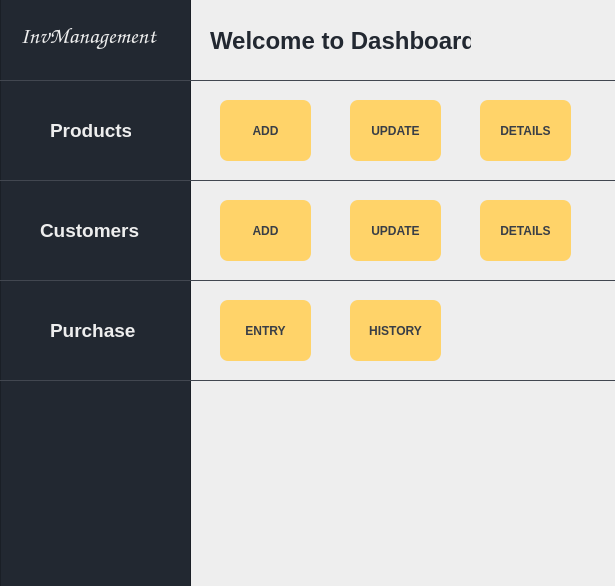
<?xml version="1.0" encoding="UTF-8"?>
<ui version="4.0">
 <class>dashboard</class>
 <widget class="QDialog" name="dashboard">
  <property name="geometry">
   <rect>
    <x>0</x>
    <y>0</y>
    <width>615</width>
    <height>586</height>
   </rect>
  </property>
  <property name="font">
   <font>
    <bold>false</bold>
   </font>
  </property>
  <property name="windowTitle">
   <string>Dialog</string>
  </property>
  <property name="styleSheet">
   <string notr="true">QFrame
{
	background-color: rgb(34, 40, 49);
	
}


QDialog
{
	background-color: rgb(238, 238, 238);
}

QPushButton
{

	color: rgb(57, 62, 70);
	font-weight: bold;
	border-radius: 8px;
	background-color: rgb(255, 211, 105);
	font: 700 11pt &quot;DejaVu Sans Mono&quot;;
}


QLabel
{
	
	color: rgb(238, 238, 238);
	
}


Line
{
	color: rgb(57, 62, 70);

}</string>
  </property>
  <widget class="QFrame" name="frame">
   <property name="geometry">
    <rect>
     <x>0</x>
     <y>-30</y>
     <width>191</width>
     <height>1011</height>
    </rect>
   </property>
   <property name="styleSheet">
    <string notr="true"/>
   </property>
   <property name="frameShape">
    <enum>QFrame::StyledPanel</enum>
   </property>
   <property name="frameShadow">
    <enum>QFrame::Raised</enum>
   </property>
   <widget class="QLabel" name="label_2">
    <property name="geometry">
     <rect>
      <x>20</x>
      <y>50</y>
      <width>151</width>
      <height>31</height>
     </rect>
    </property>
    <property name="font">
     <font>
      <family>Z003</family>
      <pointsize>17</pointsize>
      <italic>true</italic>
      <bold>true</bold>
     </font>
    </property>
    <property name="styleSheet">
     <string notr="true">color: rgb(238, 238, 238);
font: 700 italic 17pt &quot;Z003&quot;;</string>
    </property>
    <property name="text">
     <string>InvManagement</string>
    </property>
   </widget>
   <widget class="QLabel" name="label_3">
    <property name="geometry">
     <rect>
      <x>50</x>
      <y>140</y>
      <width>81</width>
      <height>41</height>
     </rect>
    </property>
    <property name="font">
     <font>
      <pointsize>14</pointsize>
      <italic>false</italic>
      <bold>true</bold>
     </font>
    </property>
    <property name="text">
     <string>Products</string>
    </property>
   </widget>
   <widget class="QLabel" name="label_4">
    <property name="geometry">
     <rect>
      <x>40</x>
      <y>240</y>
      <width>101</width>
      <height>41</height>
     </rect>
    </property>
    <property name="font">
     <font>
      <pointsize>14</pointsize>
      <italic>false</italic>
      <bold>true</bold>
     </font>
    </property>
    <property name="text">
     <string>Customers</string>
    </property>
   </widget>
  </widget>
  <widget class="Line" name="line1">
   <property name="geometry">
    <rect>
     <x>0</x>
     <y>80</y>
     <width>1300</width>
     <height>1</height>
    </rect>
   </property>
   <property name="styleSheet">
    <string notr="true">background-color: rgb(57, 62, 70);</string>
   </property>
   <property name="orientation">
    <enum>Qt::Horizontal</enum>
   </property>
  </widget>
  <widget class="QLabel" name="welcomelabel">
   <property name="geometry">
    <rect>
     <x>210</x>
     <y>20</y>
     <width>261</width>
     <height>41</height>
    </rect>
   </property>
   <property name="font">
    <font>
     <family>Ubuntu</family>
     <pointsize>18</pointsize>
     <italic>false</italic>
     <bold>true</bold>
    </font>
   </property>
   <property name="styleSheet">
    <string notr="true">font: 700 18pt &quot;Ubuntu&quot;;
background-color: rgb(238, 238, 238);
color:rgb(34, 40, 49);

</string>
   </property>
   <property name="text">
    <string>Welcome to Dashboard</string>
   </property>
  </widget>
  <widget class="Line" name="line2">
   <property name="geometry">
    <rect>
     <x>0</x>
     <y>180</y>
     <width>1300</width>
     <height>1</height>
    </rect>
   </property>
   <property name="styleSheet">
    <string notr="true">background-color: rgb(57, 62, 70);</string>
   </property>
   <property name="orientation">
    <enum>Qt::Horizontal</enum>
   </property>
  </widget>
  <widget class="QPushButton" name="addProduct">
   <property name="geometry">
    <rect>
     <x>220</x>
     <y>100</y>
     <width>91</width>
     <height>61</height>
    </rect>
   </property>
   <property name="text">
    <string>ADD</string>
   </property>
  </widget>
  <widget class="QPushButton" name="updateProduct">
   <property name="geometry">
    <rect>
     <x>350</x>
     <y>100</y>
     <width>91</width>
     <height>61</height>
    </rect>
   </property>
   <property name="text">
    <string>UPDATE</string>
   </property>
  </widget>
  <widget class="QPushButton" name="detailsProduct">
   <property name="geometry">
    <rect>
     <x>480</x>
     <y>100</y>
     <width>91</width>
     <height>61</height>
    </rect>
   </property>
   <property name="text">
    <string>DETAILS</string>
   </property>
  </widget>
  <widget class="Line" name="line2_2">
   <property name="geometry">
    <rect>
     <x>-130</x>
     <y>280</y>
     <width>1300</width>
     <height>1</height>
    </rect>
   </property>
   <property name="styleSheet">
    <string notr="true">background-color: rgb(57, 62, 70);</string>
   </property>
   <property name="orientation">
    <enum>Qt::Horizontal</enum>
   </property>
  </widget>
  <widget class="QPushButton" name="addCustomer">
   <property name="geometry">
    <rect>
     <x>220</x>
     <y>200</y>
     <width>91</width>
     <height>61</height>
    </rect>
   </property>
   <property name="text">
    <string>ADD</string>
   </property>
  </widget>
  <widget class="QPushButton" name="updateCustomer">
   <property name="geometry">
    <rect>
     <x>350</x>
     <y>200</y>
     <width>91</width>
     <height>61</height>
    </rect>
   </property>
   <property name="text">
    <string>UPDATE</string>
   </property>
  </widget>
  <widget class="QPushButton" name="detailsCustomer">
   <property name="geometry">
    <rect>
     <x>480</x>
     <y>200</y>
     <width>91</width>
     <height>61</height>
    </rect>
   </property>
   <property name="text">
    <string>DETAILS</string>
   </property>
  </widget>
  <widget class="QLabel" name="label_5">
   <property name="geometry">
    <rect>
     <x>50</x>
     <y>310</y>
     <width>101</width>
     <height>41</height>
    </rect>
   </property>
   <property name="font">
    <font>
     <pointsize>14</pointsize>
     <italic>false</italic>
     <bold>true</bold>
    </font>
   </property>
   <property name="text">
    <string>Purchase</string>
   </property>
  </widget>
  <widget class="QPushButton" name="entryPurchase">
   <property name="geometry">
    <rect>
     <x>220</x>
     <y>300</y>
     <width>91</width>
     <height>61</height>
    </rect>
   </property>
   <property name="text">
    <string>ENTRY</string>
   </property>
  </widget>
  <widget class="QPushButton" name="historyPurchase">
   <property name="geometry">
    <rect>
     <x>350</x>
     <y>300</y>
     <width>91</width>
     <height>61</height>
    </rect>
   </property>
   <property name="text">
    <string>HISTORY</string>
   </property>
  </widget>
  <widget class="Line" name="line2_3">
   <property name="geometry">
    <rect>
     <x>150</x>
     <y>180</y>
     <width>1300</width>
     <height>1</height>
    </rect>
   </property>
   <property name="styleSheet">
    <string notr="true">background-color: rgb(57, 62, 70);</string>
   </property>
   <property name="orientation">
    <enum>Qt::Horizontal</enum>
   </property>
  </widget>
  <widget class="Line" name="line1_2">
   <property name="geometry">
    <rect>
     <x>-40</x>
     <y>380</y>
     <width>1300</width>
     <height>1</height>
    </rect>
   </property>
   <property name="styleSheet">
    <string notr="true">background-color: rgb(57, 62, 70);</string>
   </property>
   <property name="orientation">
    <enum>Qt::Horizontal</enum>
   </property>
  </widget>
  <zorder>frame</zorder>
  <zorder>welcomelabel</zorder>
  <zorder>line1</zorder>
  <zorder>line2</zorder>
  <zorder>addProduct</zorder>
  <zorder>updateProduct</zorder>
  <zorder>detailsProduct</zorder>
  <zorder>line2_2</zorder>
  <zorder>addCustomer</zorder>
  <zorder>updateCustomer</zorder>
  <zorder>detailsCustomer</zorder>
  <zorder>label_5</zorder>
  <zorder>entryPurchase</zorder>
  <zorder>historyPurchase</zorder>
  <zorder>line2_3</zorder>
  <zorder>line1_2</zorder>
 </widget>
 <resources/>
 <connections/>
</ui>
